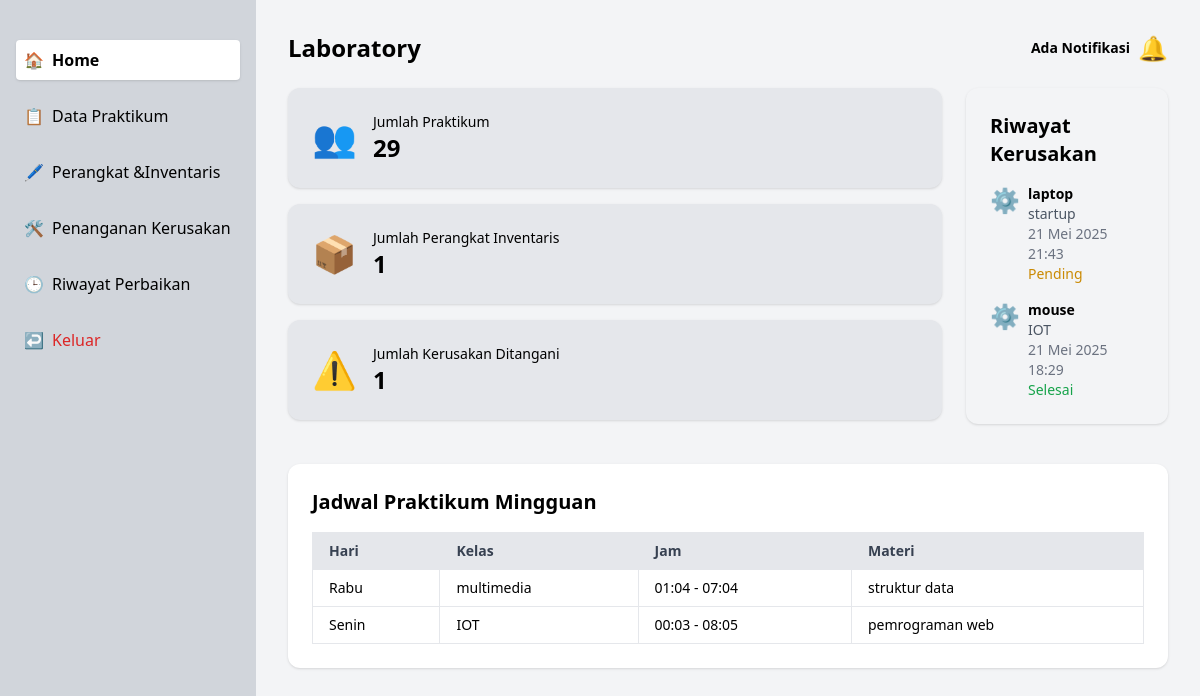
The app's page /mylabapp/dashboard/ (signed in) with its own data.
### mylabapp/models.py (models this page shows, shortened)
class Kerusakan(models.Model):
    STATUS_CHOICES = [
        ('pending', 'Pending'),
        ('selesai', 'Selesai'),
        ('batal', 'Batal')
    ]
    nama_perangkat = models.CharField(max_length=100, default='Perangkat Tidak Diketahui')
    ruangan = models.CharField(max_length=50, default='Ruangan Tidak Diketahui')
    deskripsi = models.TextField(default='')
    tanggal_laporan = models.DateTimeField(default=timezone.now)
    status = models.CharField(max_length=20, choices=STATUS_CHOICES, default='pending')
    tanggal_selesai = models.DateTimeField(null=True, blank=True)

### labApp/models.py (models this page shows, shortened)
class Jadwal(models.Model):
    HARI_CHOICES = (
        ('senin', 'Senin'),
        ('selasa', 'Selasa'),
        ('rabu', 'Rabu'),
        ('kamis', 'Kamis'),
        ('jumat', 'Jumat'),
        ('sabtu', 'Sabtu'),
    )
    RUANGAN_CHOICES = (
        ('IoT', 'IoT'),
        ('Start Up', 'Start Up'),
        ('Multimedia', 'Multimedia'),
        ('Microcontroller', 'Microcontroller'),
        ('Computer Vision', 'Computer Vision'),
        ('Networking', 'Networking'),
        ('Data Science', 'Data Science'),
    )
    praktikum = models.ForeignKey(Praktikum, on_delete=models.CASCADE)
    hari = models.CharField(max_length=10, choices=HARI_CHOICES)
    waktu_mulai = models.TimeField()
    waktu_selesai = models.TimeField()
    ruangan = models.CharField(max_length=50, choices=RUANGAN_CHOICES)
    dosen = models.ForeignKey(User, on_delete=models.CASCADE, related_name='jadwal_dosen', limit_choices_to={'role': 'dosen'})
    asisten = models.ManyToManyField(User, related_name='jadwal_asisten', limit_choices_to={'role': 'asisten'})
    class Meta:
        ordering = ['hari', 'waktu_mulai']

class Praktikum(models.Model):
    nama = models.CharField(max_length=100)
    kode = models.CharField(max_length=20)
    deskripsi = models.TextField(blank=True, null=True)
    tanggal = models.DateTimeField(auto_now_add=True)
    dosen = models.ForeignKey(User, on_delete=models.CASCADE, related_name='praktikum_dosen', limit_choices_to={'role': 'dosen'})
    class Meta:
        ordering = ['nama']
        verbose_name_plural = 'Praktikum'

### mylabapp/views.py (the view)
# urls.py: path('dashboard/', views.dashboard_view, name='dashboard'),
@login_required
def dashboard(request):
    jadwal_list = Jadwal.objects.all().order_by('hari', 'waktu_mulai')
    jumlah_praktikum = DataPraktikum.objects.count()
    jumlah_inventaris = PerangkatInventaris.objects.count()
    jumlah_kerusakan_ditangani = Kerusakan.objects.filter(status='selesai').count()
    riwayat_kerusakan = Kerusakan.objects.all().order_by('-tanggal_laporan')[:5]
    notifikasi = Notifikasi.objects.filter(dibaca=False).order_by('-tanggal')
    context = {
        'jadwal_list': jadwal_list,
        'jumlah_praktikum': jumlah_praktikum,
        'jumlah_inventaris': jumlah_inventaris,
        'jumlah_kerusakan_ditangani': jumlah_kerusakan_ditangani,
        'riwayat_kerusakan': riwayat_kerusakan,
        'notifikasi': notifikasi,
    }
    return render(request, 'mylabapp/dashboard.html', context)

### mylabapp/templates/mylabapp/dashboard.html (shortened to what this page needs)
<!DOCTYPE html>
<html lang="en">
<head>
    <script src="https://cdn.tailwindcss.com"></script>
</head>
<body class="bg-gray-100 font-sans">
    <div class="flex min-h-screen">
        <aside class="fixed inset-y-0 left-0 w-64 bg-gray-300 text-black p-4 z-40">
            <nav class="space-y-4">
                <a href="{% url 'mylabapp:dashboard' %}" class="flex items-center space-x-2 px-2 py-2 bg-white rounded hover:bg-gray-200 font-semibold shadow">
                    <span>🏠</span><span>Home</span>
                </a>
                <a href="{% url 'mylabapp:data_praktikum' %}" class="flex items-center space-x-2 px-2 py-2 rounded hover:bg-gray-200">
                    <span>📋</span><span>Data Praktikum</span>
                </a>
                <a href="{% url 'mylabapp:inventaris' %}" class="flex items-center space-x-2 px-2 py-2 rounded hover:bg-gray-200">
                    <span>🖊️</span><span>Perangkat &Inventaris</span>
                </a>
                <a href="{% url 'mylabapp:penanganan_kerusakan' %}" class="flex items-center space-x-2 px-2 py-2 rounded hover:bg-gray-200">
                    <span>🛠️</span><span>Penanganan Kerusakan</span>
                </a>
                <a href="{% url 'mylabapp:laporan' %}" class="flex items-center space-x-2 px-2 py-2 rounded hover:bg-gray-200">
                    <span>🕒</span><span>Riwayat Perbaikan</span>
                </a>
                <a href="{% url 'mylabapp:logout' %}" class="flex items-center space-x-2 px-2 py-2 rounded hover:bg-red-200 text-red-600 mt-6">
                    <span>↩️</span><span>Keluar</span>
                </a>
            </nav>
        </aside>
        <main class="flex-1 p-8 ml-64">
            <div class="flex justify-between items-start mb-6">
                <h1 class="text-2xl font-bold">Laboratory</h1>
                <div class="flex items-center space-x-2 relative">
                    <span class="text-sm font-semibold">Ada Notifikasi</span>
                    <button id="notificationButton" class="relative" href="#">
                        <span class="text-2xl">🔔</span>
                    </button>
                </div>
            </div>
            <div class="grid grid-cols-1 md:grid-cols-4 gap-6">
                <div class="col-span-1 md:col-span-3 space-y-4">
                    <div class="bg-gray-200 rounded-xl p-6 flex items-center space-x-4 shadow">
                        <span class="text-4xl">👥</span>
                        <div>
                            <p class="text-sm">Jumlah Praktikum</p>
                            <p class="text-2xl font-bold">{{ jumlah_praktikum }}</p>
                        </div>
                    </div>
                    <div class="bg-gray-200 rounded-xl p-6 flex items-center space-x-4 shadow">
                        <span class="text-4xl">📦</span>
                        <div>
                            <p class="text-sm">Jumlah Perangkat Inventaris</p>
                            <p class="text-2xl font-bold">{{ jumlah_inventaris }}</p>
                        </div>
                    </div>
                    <div class="bg-gray-200 rounded-xl p-6 flex items-center space-x-4 shadow">
                        <span class="text-4xl">⚠️</span>
                        <div>
                            <p class="text-sm">Jumlah Kerusakan Ditangani</p>
                            <p class="text-2xl font-bold">{{ jumlah_kerusakan_ditangani }}</p>
                        </div>
                    </div>
                </div>
                <div class="col-span-1 bg-gray-100 rounded-xl p-6 shadow h-full">
                    <h2 class="text-xl font-semibold mb-4">Riwayat Kerusakan</h2>
                    <div class="space-y-4">
                        {% for kerusakan in riwayat_kerusakan %}
                        <div class="flex items-start space-x-2">
                            <span class="text-2xl">⚙️</span>
                            <div class="text-sm">
                                <p class="font-semibold">{{ kerusakan.nama_perangkat }}</p>
                                <p class="text-gray-600">{{ kerusakan.ruangan }}</p>
                                <p class="text-gray-500">{{ kerusakan.tanggal_laporan|date:"d M Y H:i" }}</p>
                                <p class="text-{% if kerusakan.status == 'selesai' %}green{% elif kerusakan.status == 'pending' %}yellow{% else %}red{% endif %}-600">
                                    {{ kerusakan.get_status_display }}
                                </p>
                            </div>
                        </div>
                        {% empty %}
                        <div class="text-center text-gray-500">
                            <p>Tidak ada riwayat kerusakan</p>
                        </div>
                        {% endfor %}
                    </div>
                </div>
            </div>
            <div class="mt-10 bg-white p-6 rounded-xl shadow">
                <h2 class="text-xl font-semibold mb-4">Jadwal Praktikum Mingguan</h2>
                <div class="overflow-x-auto">
                    <table class="min-w-full text-sm text-left border border-gray-300">
                        <thead class="bg-gray-200 text-gray-700">
                            <tr>
                                <th class="py-2 px-4 border">Hari</th>
                                <th class="py-2 px-4 border">Kelas</th>
                                <th class="py-2 px-4 border">Jam</th>
                                <th class="py-2 px-4 border">Materi</th>
                            </tr>
                        </thead>
                        <tbody>
                            {% for jadwal in jadwal_list %}
                            <tr class="hover:bg-gray-100">
                                <td class="py-2 px-4 border">{{ jadwal.get_hari_display }}</td>
                                <td class="py-2 px-4 border">{{ jadwal.ruangan }}</td>
                                <td class="py-2 px-4 border">{{ jadwal.waktu_mulai|time:"H:i" }} - {{ jadwal.waktu_selesai|time:"H:i" }}</td>
                                <td class="py-2 px-4 border">{{ jadwal.praktikum.nama }}</td>
                            </tr>
                            {% empty %}
                            <tr>
                                <td colspan="4" class="py-2 px-4 border text-center">Tidak ada jadwal praktikum</td>
                            </tr>
                            {% endfor %}
                        </tbody>
                    </table>
                </div>
            </div>
        </main>
    </div>
</body>
</html>

### records on screen
Kerusakan: nama_perangkat "laptop", ruangan "startup", tanggal_laporan "21 Mei 2025 21:43", status "Pending"
Kerusakan: nama_perangkat "mouse", ruangan "IOT", tanggal_laporan "21 Mei 2025 18:29", status "Selesai"
Jadwal: hari "Rabu", ruangan "multimedia", waktu_mulai "01:04", waktu_selesai "07:04", praktikum.nama "struktur data"
Jadwal: hari "Senin", ruangan "IOT", waktu_mulai "00:03", waktu_selesai "08:05", praktikum.nama "pemrograman web"

### other values on screen
{{ jumlah_praktikum }} "29"
{{ jumlah_inventaris }} "1"
{{ jumlah_kerusakan_ditangani }} "1"
